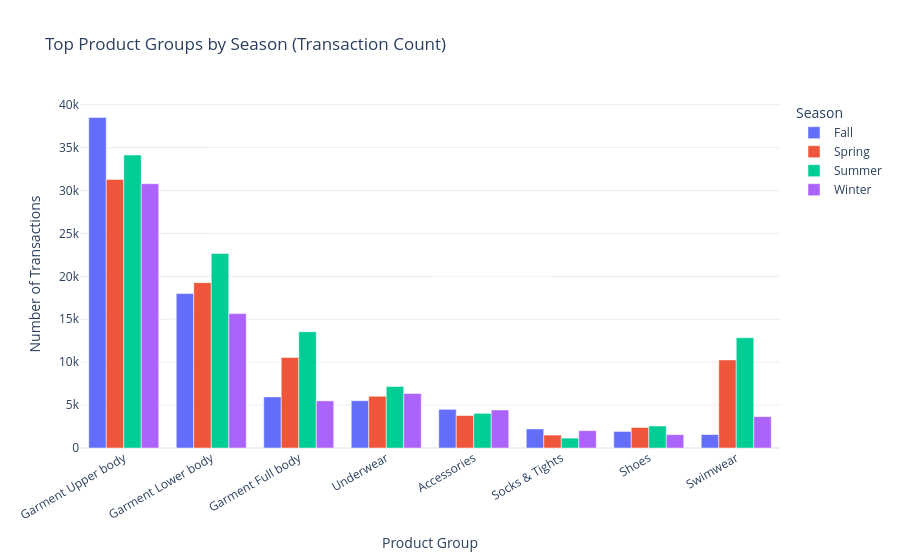

Notebook code for this chart:
### Code cell
pdf = season_groups_ranked.toPandas()

fig = px.bar(
    pdf,
    x="product_group_name",
    y="count",
    color="season",
    barmode="group",
    title="Top Product Groups by Season (Transaction Count)",
    labels={
        "product_group_name": "Product Group",
        "count": "Number of Transactions",
        "season": "Season"
    }
)

fig.update_layout(
    xaxis_tickangle=-30,
    template="plotly_white"
)

fig.show()

### Figure 1 — Plotly figure (JSON) as saved in the notebook; plotly's stock layout.template omitted (floating-point values rounded to 4 significant figures)
{"data": [{"alignmentgroup": "True", "hovertemplate": "Season=Fall<br>Product Group=%{x}<br>Number of Transactions=%{y}<extra></extra>", "legendgroup": "Fall", "marker": {"color": "#636efa", "pattern": {"shape": ""}}, "name": "Fall", "offsetgroup": "Fall", "orientation": "v", "showlegend": true, "textposition": "auto", "x": ["Garment Upper body", "Garment Lower body", "Garment Full body", "Underwear", "Accessories", "Socks & Tights", "Shoes", "Swimwear"], "xaxis": "x", "y": [38525, 17995, 5957, 5513, 4506, 2220, 1929, 1569], "yaxis": "y", "type": "bar"}, {"alignmentgroup": "True", "hovertemplate": "Season=Spring<br>Product Group=%{x}<br>Number of Transactions=%{y}<extra></extra>", "legendgroup": "Spring", "marker": {"color": "#EF553B", "pattern": {"shape": ""}}, "name": "Spring", "offsetgroup": "Spring", "orientation": "v", "showlegend": true, "textposition": "auto", "x": ["Garment Upper body", "Garment Lower body", "Garment Full body", "Swimwear", "Underwear", "Accessories", "Shoes", "Socks & Tights"], "xaxis": "x", "y": [31300, 19267, 10546, 10268, 6020, 3781, 2388, 1505], "yaxis": "y", "type": "bar"}, {"alignmentgroup": "True", "hovertemplate": "Season=Summer<br>Product Group=%{x}<br>Number of Transactions=%{y}<extra></extra>", "legendgroup": "Summer", "marker": {"color": "#00cc96", "pattern": {"shape": ""}}, "name": "Summer", "offsetgroup": "Summer", "orientation": "v", "showlegend": true, "textposition": "auto", "x": ["Garment Upper body", "Garment Lower body", "Garment Full body", "Swimwear", "Underwear", "Accessories", "Shoes", "Socks & Tights"], "xaxis": "x", "y": [34139, 22661, 13550, 12853, 7166, 4038, 2567, 1153], "yaxis": "y", "type": "bar"}, {"alignmentgroup": "True", "hovertemplate": "Season=Winter<br>Product Group=%{x}<br>Number of Transactions=%{y}<extra></extra>", "legendgroup": "Winter", "marker": {"color": "#ab63fa", "pattern": {"shape": ""}}, "name": "Winter", "offsetgroup": "Winter", "orientation": "v", "showlegend": true, "textposition": "auto", "x": ["Garment Upper body", "Garment Lower body", "Underwear", "Garment Full body", "Accessories", "Swimwear", "Socks & Tights", "Shoes"], "xaxis": "x", "y": [30795, 15661, 6352, 5492, 4432, 3656, 2022, 1560], "yaxis": "y", "type": "bar"}], "layout": {"xaxis": {"anchor": "y", "domain": [0.0, 1.0], "title": {"text": "Product Group"}, "tickangle": -30}, "yaxis": {"anchor": "x", "domain": [0.0, 1.0], "title": {"text": "Number of Transactions"}}, "legend": {"title": {"text": "Season"}, "tracegroupgap": 0}, "title": {"text": "Top Product Groups by Season (Transaction Count)"}, "barmode": "group"}}
